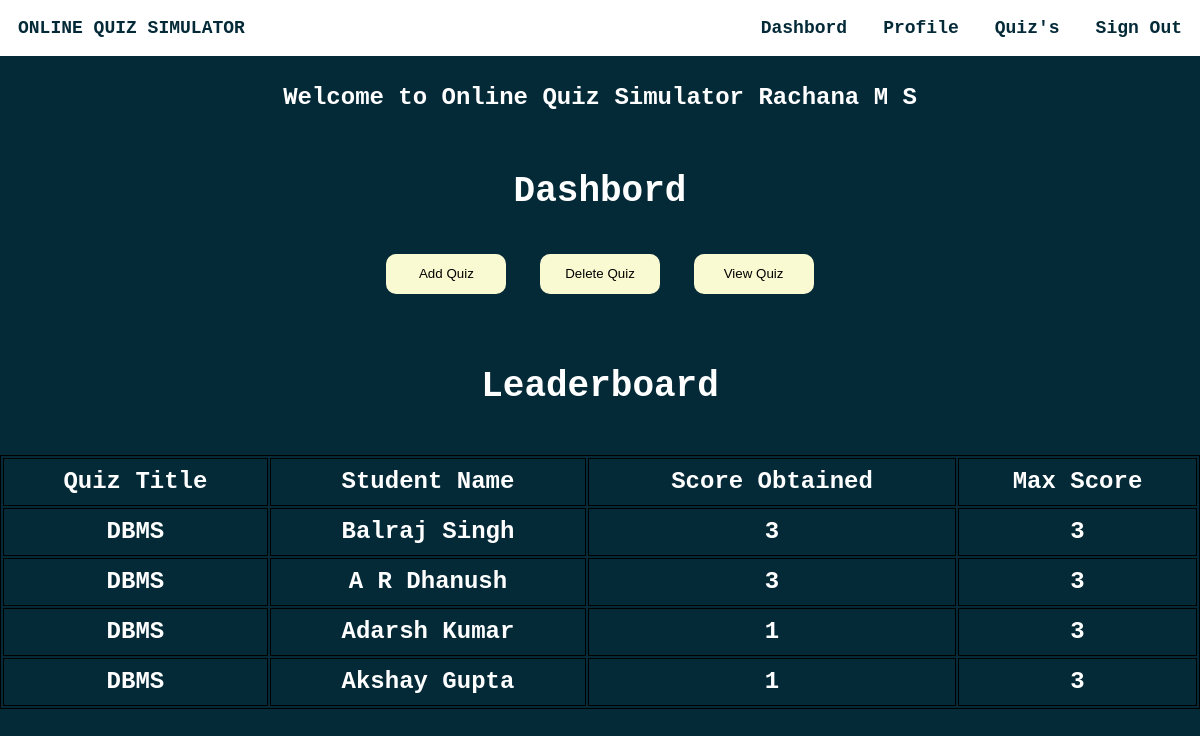
The page /homestaff.php (signed in) on the database its author committed.
### tables this page shows
CREATE TABLE IF NOT EXISTS `staff` (
  `staffid` varchar(10) NOT NULL,
  `name` varchar(20) NOT NULL,
  `mail` varchar(50) NOT NULL,
  `phno` varchar(10) NOT NULL,
  `gender` varchar(1) NOT NULL,
  `DOB` varchar(10) NOT NULL,
  `pw` varchar(200) NOT NULL,
  `dept` varchar(3) DEFAULT NULL,
  PRIMARY KEY (`mail`),
  UNIQUE KEY `mail` (`mail`,`phno`),
  UNIQUE KEY `staffid` (`staffid`)
);

CREATE TABLE IF NOT EXISTS `score` (
  `slno` int(11) NOT NULL AUTO_INCREMENT,
  `score` int(11) NOT NULL,
  `quizid` int(11) NOT NULL,
  `mail` varchar(50) DEFAULT NULL,
  `totalscore` int(11) DEFAULT NULL,
  `remark` varchar(20) DEFAULT NULL,
  PRIMARY KEY (`slno`),
  KEY `quizid` (`quizid`),
  KEY `mail` (`mail`)
);

CREATE TABLE IF NOT EXISTS `quiz` (
  `quizid` int(11) NOT NULL AUTO_INCREMENT,
  `quizname` varchar(20) NOT NULL,
  `date_created` timestamp NOT NULL DEFAULT current_timestamp(),
  `mail` varchar(30) DEFAULT NULL,
  PRIMARY KEY (`quizid`),
  KEY `mail` (`mail`)
);

CREATE TABLE IF NOT EXISTS `student` (
  `usn` varchar(10) NOT NULL,
  `name` varchar(20) NOT NULL,
  `mail` varchar(50) NOT NULL,
  `phno` varchar(10) NOT NULL,
  `gender` varchar(1) NOT NULL,
  `DOB` varchar(10) NOT NULL,
  `pw` varchar(200) NOT NULL,
  `dept` varchar(3) DEFAULT NULL,
  PRIMARY KEY (`mail`),
  UNIQUE KEY `mail` (`mail`),
  UNIQUE KEY `phno` (`phno`),
  UNIQUE KEY `usn` (`usn`),
  KEY `dept` (`dept`)
);

### homestaff.php (the view, shortened to what this page needs)
<html>
<head>
</head>
<?php
require_once 'sql.php';
                $conn = mysqli_connect($host, $user, $ps, $project);
                if (!$conn) {
                    echo "<script>alert(\"Database error retry after some time !\")</script>";
                } else {
    $type1 = $_SESSION["type"];
    $username1 = $_SESSION["username"];
    $sql = "select * from " . $type1 . " where mail='{$username1}'";
    $res =   mysqli_query($conn, $sql);
    if ($res == true) {
        while ($row = mysqli_fetch_array($res)) {
            $dbname = $row['name'];
        }
    }
}
?>
<body style="margin: 0 !important;font-weight: bolder !important;font-family: 'Courier New', Courier, monospace;height:auto;color:#fff">
    <div id="main" style="background-color: #042A38;height: auto;color:#fff !important">
        <div class="navbar" style="display: inline-flex;width: 100%;color:#042A38;position:fixed;">
            <section style="margin: 1.5vw;">ONLINE QUIZ SIMULATOR</section>
            <ul style="display: inline-flex;padding: 0 !important;margin: 0;float: right;right: 0;position: fixed;width: 50vw;">
                <li onclick="dash()">Dashbord</li>
                <li onclick="prof()">Profile</li>
                <li onclick="score()">Quiz's</li>
                <li onclick="lo()">Sign Out</li>
            </ul>
        </div><br><br>
        <center><section style="width:100vw;margin:0vw;margin-top:4vw;font-size:2vw;">Welcome to Online Quiz Simulator&nbsp;<?php echo $dbname ?></section></center>
        <section class="dash" style="margin: 5vw;width: 90vw;">
            <center><h1 style="font-weight:bolder;font-size:3vw">Dashbord</h1></center>
           <center> <button onclick="addquiz()">Add Quiz</button>            <button onclick="delquiz()">Delete Quiz</button>         <button onclick="viewq()">View Quiz</button></center>
        </section>
        <section style="color:#fff !important">
            <?php
            $sql="select quizname,s.name,score,totalscore from student s,staff st,score sc,quiz q where q.quizid=sc.quizid and s.mail=sc.mail and q.mail=st.mail and q.mail='{$username1}' ORDER BY score DESC";
            $res=mysqli_query($conn,$sql);
            if($res)
            {
                echo "<center><h1 style=\"font-size: 3vw\">Leaderboard</h1></center>";
                echo "<table id=\"le\"><thead><tr><td>Quiz Title</td>&nbsp;<td>Student Name</td><td>Score Obtained</td><td>Max Score</td></tr></thead>";
                while ($row = mysqli_fetch_assoc($res)) {
                    echo "<tr><td>".$row["quizname"]."</td><td>".$row["name"]."</td><td>".$row["score"]."</td><td>".$row["totalscore"]."</td></tr>";
                }
                echo "</table><br><br>";
            }
            else{
                echo mysqli_error($conn);
            }
            ?>
        </section>
    </div>
</body>
</html>

### homestaff.php (style rules this page uses)
#main { min-height: 100% !important; }
table { border: 1px solid black; width: 100% !important; font-weight: bolder; font-size: 2vw; color: #042A38; }
td { border: 1px solid black; width: 20%; font-weight: bolder; font-size: 2vw; }
li { margin: 1.5vw; }
ul { list-style: none; width: auto !important; }
.navbar { background-color: #fff!important; font-size: 1.5vw; }
button { height: 5vh; width: 10vw; background-color: lightgoldenrodyellow; color: black; outline: none; border: none; border-radius: 10px; margin: 1vw; }
::placeholder { font-weight: bold; font-family: 'Courier New', Courier, monospace; }
table { width: 90vw; margin-left: 5vw; margin-right: 5vw; align-content: center; border: 1px solid black; }
thead { font-weight:900; font-size: 1.5vw; }
td { width: auto; border: 1px solid black; text-align: center; height: 4vw; font-weight: bold; }
#le { width: 90vw; margin: 0; color: #fff; }

### rows shown on the page
staff: name "Rachana M S"
score: quizid.quizname "DBMS", mail.name "Balraj Singh", score "3", totalscore "3"
score: quizid.quizname "DBMS", mail.name "A R Dhanush", score "3", totalscore "3"
score: quizid.quizname "DBMS", mail.name "Adarsh Kumar", score "1", totalscore "3"
score: quizid.quizname "DBMS", mail.name "Akshay Gupta", score "1", totalscore "3"
